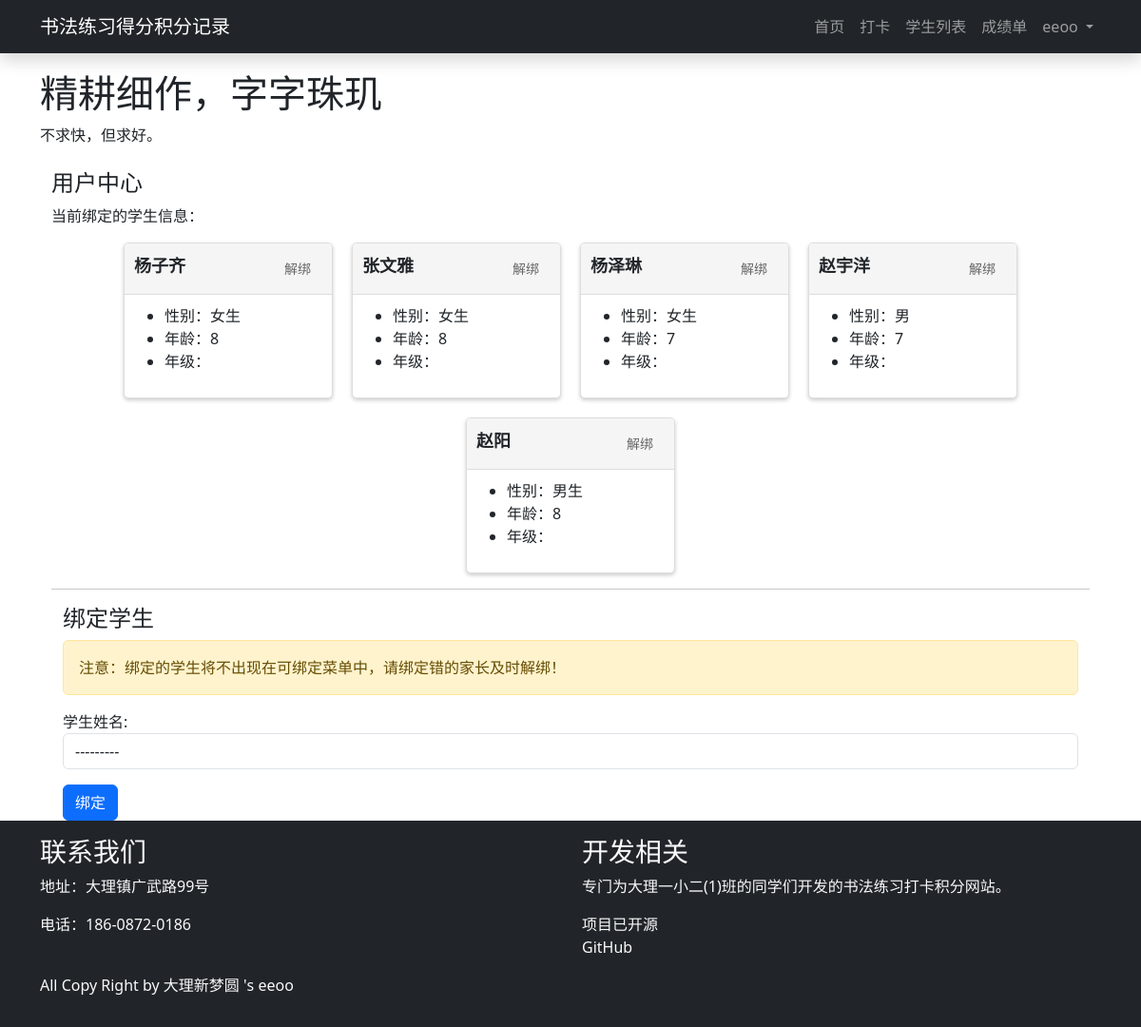
The page /user_center/ (signed in) on the database its author committed.
### myapp/models.py (models this page shows)
class Student(models.Model):
    student_id = models.AutoField(primary_key=True)
    name = models.CharField(max_length=100)
    sex = models.CharField(max_length=10)
    age = models.IntegerField()
    Classes = models.ForeignKey(Classes, on_delete=models.CASCADE)
    user = models.ManyToManyField(User,through='StudentUser')
    last_checkin_date = models.DateField(null=True, blank=True)
    def __str__(self):
        return self.name

### myapp/views.py (the view)
# urls.py: path('user_center/', user_center, name='user_center'),
@login_required
def user_center(request):
    All_students = Student.objects.all()#user.student_set.all()
    mystudent = request.user.student_set.all()
    print(mystudent)
    form = BindStudentForm(request.POST or None, user=request.user)
    if request.method == 'POST' and form.is_valid():
        student = form.cleaned_data['student']
        form.cleaned_data['user']= request.user
        form.save()
        messages.success(request, '绑定成功！')
        return redirect('user_center')
    else:
        try:
            user = request.user
            student = request.user.student_set.first()
        except Student.DoesNotExist:
            student = None
        context = {
            'Student': mystudent,
            'students':All_students,
            'form': form
            }
        return render(request, 'user_center.html', context)

### myapp/forms.py
class BindStudentForm(forms.ModelForm):
    student = forms.ModelChoiceField(queryset=Student.objects.filter(user=None), label='学生姓名',widget=forms.Select(attrs={'class': 'form-control'}))
    user = forms.ModelChoiceField(queryset=User.objects.none(), widget=forms.HiddenInput(), required=False)
    def __init__(self, *args, **kwargs):
        self.user = kwargs.pop('user', None)
        super(BindStudentForm, self).__init__(*args, **kwargs)
        if self.user:
            self.fields['user'].queryset = User.objects.filter(id=self.user.id)
            self.fields['user'].initial = self.user
    class Meta:
        model = StudentUser
        fields = ['student','user']

### myapp/templates/user_center.html (shortened to what this page needs)
{% extends 'base.html' %}
{% block content %}
<div class="container">
  <div class="row">
    <div class="col-md-12">
      <h4>用户中心</h4>
      <p>当前绑定的学生信息：</p>
      <div class="card-container">
    {% for student in Student %}
      {% if student %}
        <div class="card">
          <div class="card-header">{{ student.name }}
            <a href="{% url 'unbind_student' student.pk %}" class="btn btn-danger unbind-btn" >解绑</a>
          </div>
          <div class="card-body">
            <ul>
              <li>性别：{{ student.sex }}</li>
              <li>年龄：{{ student.age }}</li>
              <li>年级：{{ student.grade }}</li>
            </ul>
          </div>
        </div>
      {% else %}
      <p>当前用户未绑定学生信息。</p>
      {% endif %}
    {% endfor %}
  </div>
      <hr>
      <div class="container">
        <div class="row">
          <div class="col-md-12">
            <h4>绑定学生</h4>
            <div class="alert alert-warning" role="alert">
              注意：绑定的学生将不出现在可绑定菜单中，请绑定错的家长及时解绑！
            </div>
            <form method="POST">
              {{ form.as_p }}
              <button type="submit" class="btn btn-primary">绑定</button>
            </form>
          </div>
        </div>
      </div>
    </div>
  </div>
</div>
{% endblock %}

### myapp/templates/base.html (shortened to what this page needs)
<!DOCTYPE html>
<html lang="zh-CN">
<head>
    <script>{% load static %}</script>
    <link href="https://cdn.jsdelivr.net/npm/bootstrap@5.3.0-alpha3/dist/css/bootstrap.min.css" rel="stylesheet">
</head>
<body>
    <nav class="navbar navbar-expand-md navbar-dark bg-dark shadow">
        <div class="container">
        <a class="navbar-brand" href="/">书法练习得分积分记录</a>
        <div class="collapse navbar-collapse" id="navbarNav">
            <ul class="navbar-nav ms-auto">
                <li class="nav-item">
                    <a class="nav-link" href="/">首页</a>
                </li>
                <li class="nav-item active">
                    <a class="nav-link" href="{% url 'checkin' %}">打卡</a>
                </li>
                <li class="nav-item active">
                    <a class="nav-link" href="{% url 'student_list' %}">学生列表</a>
                </li>
                <li class="nav-item">
                    <a class="nav-link" href="{% url 'score_list' %}">成绩单</a>
                </li>
               {% if user.is_authenticated %}
                <li class="nav-item dropdown">
                    <a class="nav-link dropdown-toggle" href="#" id="navbarDropdown" role="button" data-bs-toggle="dropdown" aria-expanded="false">
                        {{ user.username }}
                    </a>
                </li>
    {% endif %}
            </ul>
        </div>
    </div>
    </nav>
    <div class="container mt-4">
        <h1>精耕细作，字字珠玑</h1>
        <p>不求快，但求好。 </p>
        </div>
        <div class="container mt-4">
            {% block content %}
            {% endblock %}
        </div>
</body>
<footer class="bg-dark text-light py-3"  >
    <div class="container">
      <div class="row">
        <div class="col-md-6">
          <h3>联系我们</h3>
          <p>地址：大理镇广武路99号</p>
          <p>电话：186-0872-0186</p>
        </div>
        <div class="col-md-6">
          <h3>开发相关</h3>
          <p>专门为大理一小二(1)班的同学们开发的书法练习打卡积分网站。</p>
          <p>项目已开源<a class="nav-link" target="_blank" href="https://github.com/Myeeoo/Student_Calligraphy_practice.git">GitHub</a></p>
        </div>
        <ul>All Copy Right by 大理新梦圆 's eeoo</ul>
      </div>
    </div>
  </footer>
</html>

### myapp/templates/base.html (style rules this page uses)
body { padding-top: 50px; }
nav { position: fixed; top: 0; left: 0; right: 0; z-index: 9999; }
.navbar { position: fixed; top: 0; width: 100%; -webkit-box-shadow: 0 2px 4px rgba(0, 0, 0, 0.2); box-shadow: 0 2px 4px rgba(0, 0, 0, 0.2); }

### myapp/templates/user_center.html (style rules this page uses)
.card-container { display: flex; flex-wrap: wrap; gap: 20px; justify-content: center; align-items: flex-start; }
.card { width: 220px; background-color: #fff; border: 1px solid #ddd; border-radius: 5px; box-shadow: 0 2px 4px rgba(0, 0, 0, .2); overflow: hidden; }
.card-header { padding: 10px; font-size: 18px; font-weight: bold; background-color: #f5f5f5; border-bottom: 1px solid #ddd; }
.card-body { padding: 10px; }
.unbind-btn { float: right; font-size: 14px; border: none; background: none; color: #666; cursor: pointer; }

### rows shown on the page
Student: name "杨子齐", sex "女生", age "8"
Student: name "张文雅", sex "女生", age "8"
Student: name "杨泽琳", sex "女生", age "7"
Student: name "赵宇洋", sex "男", age "7"
Student: name "赵阳", sex "男生", age "8"
Student: student "---------"

### other values the page prints
{{ user.username }} "eeoo"
